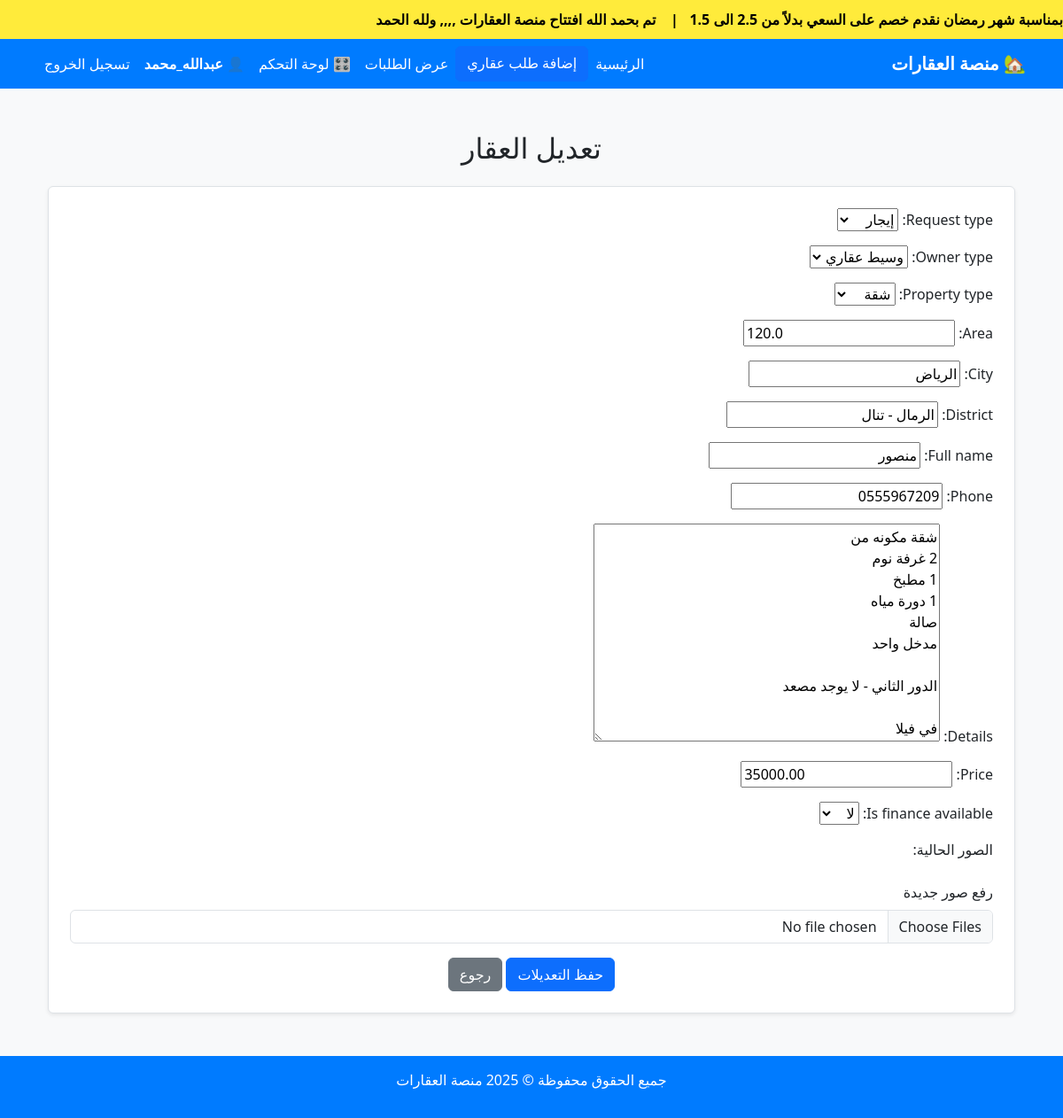
Screenshot of /عقار/تعديل/4/ (signed in) with the database file from the repository.
### properties/models.py (models this page shows, shortened)
class News(models.Model):
    title = models.CharField(max_length=255, verbose_name="عنوان الخبر")
    is_active = models.BooleanField(default=True, verbose_name="مفعل؟")
    created_at = models.DateTimeField(auto_now_add=True, verbose_name="تاريخ الإضافة")

class Property(models.Model):
    price = models.DecimalField(max_digits=10, decimal_places=2, null=True, blank=True)
    user = models.ForeignKey(User, on_delete=models.CASCADE, related_name='properties')
    request_type = models.CharField(max_length=10, choices=REQUEST_TYPES)
    owner_type = models.CharField(max_length=10, choices=OWNER_TYPES)
    property_type = models.CharField(max_length=20, choices=PROPERTY_TYPES)
    city = models.CharField(max_length=100)
    district = models.CharField(max_length=100)
    area = models.FloatField()
    details = models.TextField(blank=True)
    full_name = models.CharField(max_length=255)
    phone = models.CharField(max_length=20)
    created_at = models.DateTimeField(auto_now_add=True)
    FINANCE_CHOICES = [
        (True, 'نعم'),
        (False, 'لا')
    ]
    is_finance_available = models.BooleanField(choices=FINANCE_CHOICES, default=False)

### properties/forms.py
class PropertyForm(forms.ModelForm):
    class Meta:
        model = Property
        exclude = ['user', 'created_at']
        widgets = {
            'request_type': forms.Select(attrs={'class': 'form-control'}),
            'owner_type': forms.Select(attrs={'class': 'form-control'}),
            'property_type': forms.Select(attrs={'class': 'form-control'}),
            'city': forms.TextInput(attrs={'class': 'form-control'}),
            'district': forms.TextInput(attrs={'class': 'form-control'}),
            'area': forms.NumberInput(attrs={'class': 'form-control'}),
            'details': forms.Textarea(attrs={'class': 'form-control', 'rows': 3}),
            'full_name': forms.TextInput(attrs={'class': 'form-control'}),
            'phone': forms.TextInput(attrs={'class': 'form-control'}),
        }

### properties/context_processors.py (called while the page is built)
def news_ticker(request):
    news_items = News.objects.filter(is_active=True).order_by('-created_at')
    return {'news_ticker_items': news_items}

### properties/views.py (called while the page is built)
@login_required
def edit_property(request, pk):
    property = get_object_or_404(Property, pk=pk, user=request.user)
    if request.method == 'POST':
        form = PropertyForm(request.POST, request.FILES, instance=property)
        if form.is_valid():
            form.save()
            images = request.FILES.getlist('images')
            for img in images:
                PropertyImage.objects.create(property=property, image=img)
            messages.success(request, "تم تحديث العقار بنجاح ✅")
            return redirect('my_properties')
        else:
            messages.error(request, "حدث خطأ أثناء التعديل ❌")
    else:
        form = PropertyForm(instance=property)
    return render(request, 'properties/edit_property.html', {'form': form, 'property': property})

### properties/templates/properties/edit_property.html (shortened to what this page needs)
{% extends 'base.html' %}
{% load static %}
{% block content %}
<div class="container mt-5">
    <h2 class="text-center mb-4"> تعديل العقار</h2>
    <form method="post" enctype="multipart/form-data" class="border p-4 bg-white shadow-sm rounded">
        {{ form.as_p }}
        <div class="mb-3">
            <label class="form-label">الصور الحالية:</label>
        </div>
        <div class="mb-3">
            <label class="form-label"> رفع صور جديدة</label>
            <input type="file" name="images" class="form-control" multiple>
        </div>
        <div class="text-center">
            <button type="submit" class="btn btn-primary">
                 حفظ التعديلات
            </button>
            <a href="{% url 'my_properties' %}" class="btn btn-secondary">رجوع</a>
        </div>
    </form>
</div>
{% endblock %}

### properties/templates/base.html (shortened to what this page needs)
{% load static %}
<!DOCTYPE html>
<html lang="ar" dir="rtl">
<head>
    <link href="https://cdn.jsdelivr.net/npm/bootstrap@5.3.2/dist/css/bootstrap.rtl.min.css" rel="stylesheet">
    <link rel="stylesheet" href="{% static 'css/style.css' %}">
</head>
<body class="bg-light">
    {% if news_ticker_items %}
    <div class="news-ticker">
        <div class="ticker-content">
          {% for news in news_ticker_items %}
          {{ news.title }}{% if not forloop.last %}&nbsp;&nbsp;&nbsp;|&nbsp;&nbsp;&nbsp;{% endif %}
        {% endfor %}
        </div>
    </div>
    {% endif %}
    <nav class="navbar navbar-expand-lg">
        <div class="container">
            <a class="navbar-brand fw-bold" href="{% url 'home' %}">🏡 منصة العقارات</a>
            <div class="collapse navbar-collapse" id="navbarNav">
                <ul class="navbar-nav ms-auto">
                    <li class="nav-item"><a class="nav-link" href="{% url 'home' %}">الرئيسية</a></li>
                    <a href="{% url 'create_property_request' %}" class="btn btn-primary">إضافة طلب عقاري</a>
                    <li class="nav-item"><a class="nav-link" href="{% url 'property_requests' %}">عرض الطلبات</a></li>
                    {% if user.is_authenticated %}
                        <li class="nav-item"><a class="nav-link" href="{% url 'dashboard' %}">🎛️ لوحة التحكم</a></li>
                        <li class="nav-item">
                            <span class="nav-link fw-bold text-white">👤 {{ user.username }}</span>
                        </li>
                        <li class="nav-item">
                            <form method="post" action="{% url 'logout' %}" style="display:inline;">
                                <button type="submit" class="nav-link btn btn-link text-danger">تسجيل الخروج</button>
                            </form>
                        </li>
                    {% else %}
                        <li class="nav-item"><a class="nav-link" href="{% url 'login' %}">تسجيل الدخول</a></li>
                    {% endif %}
                </ul>
            </div>
        </div>
    </nav>
    <div class="container mt-4">
        {% block content %}
        {% endblock %}
    </div>
    <footer class="footer mt-5">
        <div class="container">
            <p>جميع الحقوق محفوظة © 2025 منصة العقارات</p>
        </div>
    </footer>
</body>
</html>

### static/css/style.css (style rules this page uses)
.news-ticker { background-color: #ffeb3b; overflow: hidden; white-space: nowrap; padding: 10px 0; position: relative; }
.ticker-content { display: inline-block; padding-left: 100%; animation: scroll-text 15s linear infinite; font-weight: bold; color: #000; }

### properties/templates/base.html (style rules this page uses)
.navbar { background-color: #007bff; }
.navbar .nav-link, .navbar .navbar-brand { color: white !important; }
.footer { background-color: #007bff; color: white; text-align: center; padding: 15px; margin-top: 20px; }
.news-ticker { background-color: #ffeb3b; overflow: hidden; white-space: nowrap; padding: 10px 0; position: relative; }
.ticker-content { display: inline-block; padding-left: 100%; animation: scroll-text 15s linear infinite; font-weight: bold; color: #000; }

### rows the page displays
News: title "بمناسبة شهر رمضان نقدم خصم على السعي بدلاً من 2.5 الى 1.5"
News: title "تم بحمد الله افتتاح منصة العقارات ,,,, ولله الحمد"
Property: request_type "إيجار", owner_type "وسيط عقاري", property_type "شقة", area "120.0", city "الرياض", district "الرمال - تنال", full_name "منصور", phone "0555967209", details "شقة مكونه من 2 غرفة نوم 1 مطبخ 1 دورة مياه صالة مدخل واحد الدور الثاني - لا يوجد مصعد في فيلا", price "35000.00", is_finance_available "لا"

### other values shown
{{ user.username }} "عبدالله_محمد"
